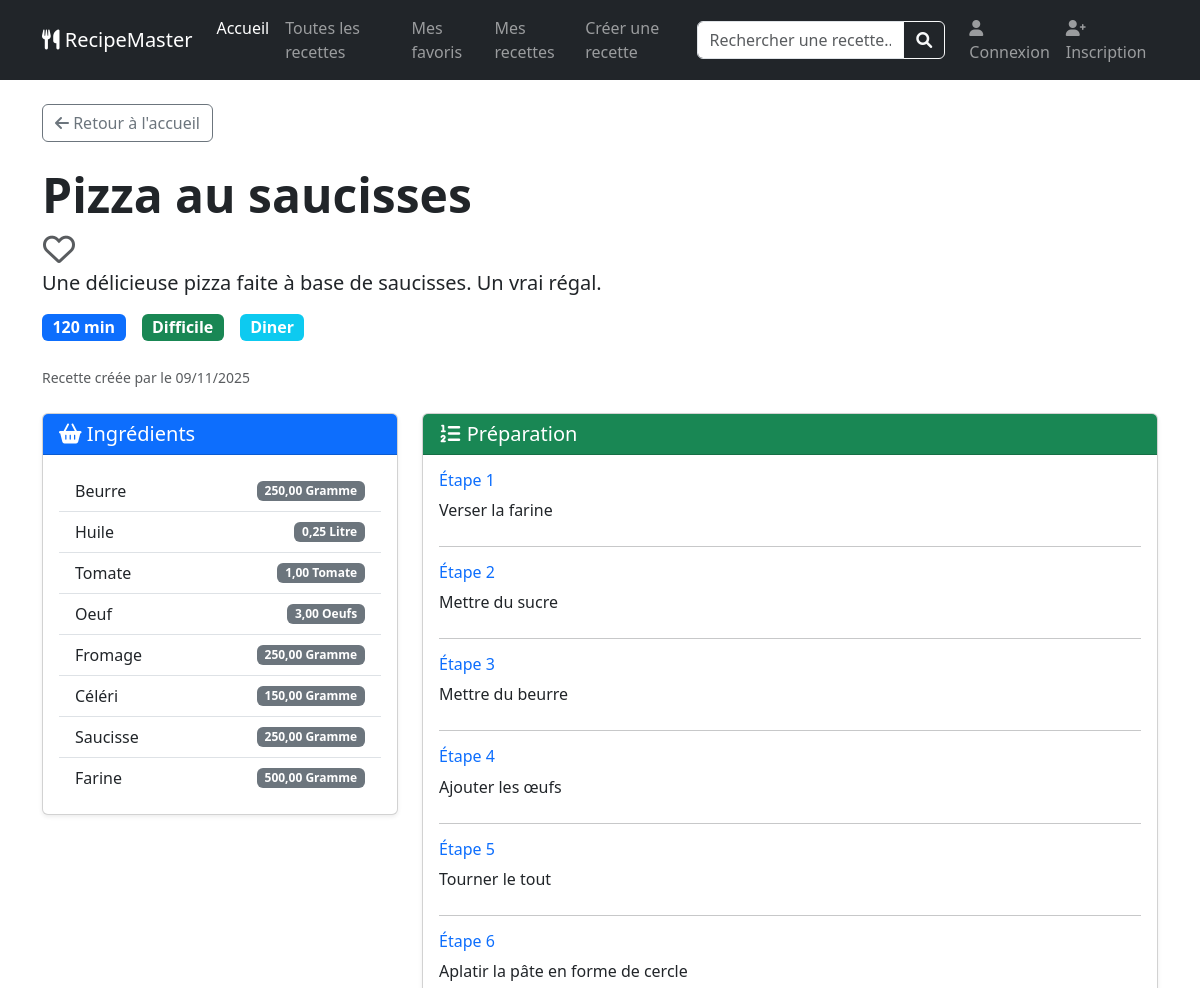
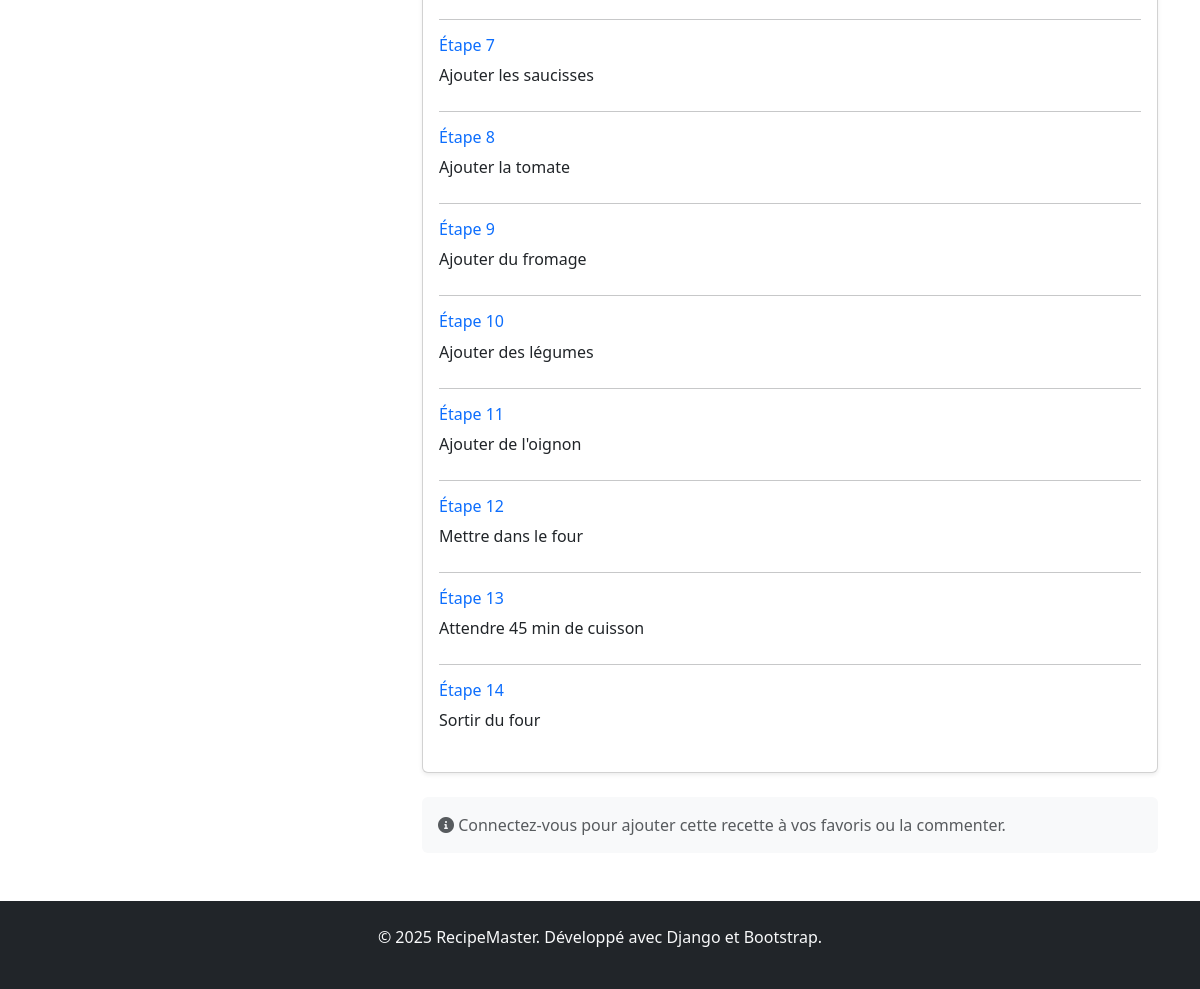
The app's page /recette/3/ with its own data (2 pictures, top to bottom).
### recipes/models.py (models this page shows, shortened)
class Recipe(models.Model):
    DIFFICULTE_CHOICES = [
        ('facile', 'Facile'),
        ('moyen', 'Moyen'),
        ('difficile', 'Difficile'),
    ]
    titre = models.CharField(
        max_length=100,
        unique=True,
        verbose_name="Titre de la recette"  # ✅ Correction orthographe
    )
    categorie = models.ForeignKey(
        Category,
        on_delete=models.SET_NULL,  # Si on supprime la catégorie, la recette garde sa catégorie vide
        null=True,
        blank=True,
        related_name='recettes',
        verbose_name='Catégorie'
    )
    description = models.TextField(  # ✅ TextField au lieu de CharField pour texte long
        max_length=1000,
        verbose_name='Description'
    )
    temps_preparation = models.PositiveIntegerField(  # ✅ Temps en minutes
        verbose_name="Temps de préparation (minutes)"
    )
    difficulte = models.CharField(
        max_length=20,
        choices=DIFFICULTE_CHOICES,
        default='moyen',
        verbose_name="Niveau de difficulté"
    )
    auteur = models.ForeignKey(
        User,
        on_delete=models.CASCADE,
        related_name='recettes',
        verbose_name='Auteur',
        null= True,
        blank= True
    )
    date_creation = models.DateTimeField(auto_now_add=True)
    date_modification = models.DateTimeField(auto_now=True)
    class Meta:
        verbose_name = 'Recette'  # ✅ Orthographe
        verbose_name_plural = 'Recettes'
        ordering = ['titre']  # ✅ Ordre par titre

class Category(models.Model):
    nom = models.CharField(
        max_length=50,
        unique=True,
        verbose_name="Nom de la catégorie"
    )
    class Meta:
        verbose_name = 'Catégorie'
        verbose_name_plural = 'Catégories'
        ordering = ['nom']

class RecipeIngredient(models.Model):
    recette = models.ForeignKey(
        Recipe,
        on_delete=models.CASCADE,
        related_name='ingredients_recette'
    )
    ingredient = models.ForeignKey(
        'ingredients.Ingredient',  # Référence à l'app ingredients
        on_delete=models.CASCADE
    )
    quantite = models.DecimalField(  #  Pour gérer 0.5, 2.5, etc.
        max_digits=6,
        decimal_places=2,
        verbose_name="Quantité"
    )
    unite = models.CharField(
        max_length=20,
        verbose_name="Unité de mesure",
        help_text="Ex: g, kg, ml, L, cuillère à soupe, pincée..."
    )
    class Meta:
        verbose_name_plural = "Ingredients de la recette"
        unique_together = ['recette', 'ingredient']  #  Évite les doublons

class RecipeStep(models.Model):  #
    recette = models.ForeignKey(
        Recipe,
        on_delete=models.CASCADE,
        related_name='etapes'
    )
    ordre = models.PositiveIntegerField(verbose_name="Ordre de l'étape")
    description = models.TextField(
        verbose_name="Description de l'étape"
    )
    class Meta:
        verbose_name = 'Étape de préparation'
        verbose_name_plural = 'Étapes de préparation'
        ordering = ['recette', 'ordre']  # ✅ Trie par recette puis ordre

### ingredients/models.py (models this page shows, shortened)
class Ingredient (models.Model):
    nom = models.CharField(
         max_length=50, unique= True, verbose_name= "Nom de l'ingrédient"
         )
    categorie = models.CharField(
        max_length=30,
        choices=[
            ('legume', 'Légume'),
            ('fruit', 'Fruit'),
            ('viande', 'Viande'),
            ('poisson', 'Poisson'),
            ('epice', 'Épice'),
            ('laitier', 'Laitier'),
            ('feculent', 'Féculent'),
        ],
        default='legume',
        verbose_name="Catégorie alimentaire"
    )
    date_creation = models.DateTimeField(auto_now_add= True)
    date_modification = models.DateTimeField(auto_now= True)
    class Meta:
        verbose_name = "Ingrédient"
        verbose_name_plural = "Ingrédients"
        ordering = ['nom'] #Trier par nom par défaut

### recipes/views.py (the view, shortened to what this page needs)
# urls.py: path('recette/<int:recipe_id>/', recipe_detail, name='recipe_detail'),
def recipe_detail(request, recipe_id):
    recipe = get_object_or_404(Recipe, id=recipe_id)
    recipe_is_favorite = False
    ingredients = recipe.ingredients_recette.all()
    etapes = recipe.etapes.all().order_by('ordre')
    context = {
        'recipe': recipe,
        'ingredients': ingredients,
        'etapes': etapes,
        'recipe_is_favorite': recipe_is_favorite,  # Nouveau contexte
    }
    return render(request, 'recipes/recipe_detail.html', context)

### recipes/templates/recipes/recipe_detail.html (shortened to what this page needs)
{% extends 'recipes/base.html' %}
{% block content %}
<div class="container mt-4">
    <a href="{% url 'home' %}" class="btn btn-outline-secondary mb-4">
        <i class="fas fa-arrow-left"></i> Retour à l'accueil
    </a>
    <div class="row">
        <div class="col-lg-8">
            <h1 class="display-5 fw-bold">{{ recipe.titre }}</h1>
            {% if user.is_authenticated %}
                {% if recipe_is_favorite %}
                <a href="{% url 'toggle_favorite' recipe.id %}"
                   class="btn btn-link text-danger p-0"
                   title="Retirer des favoris">
                    <i class="fas fa-heart fa-2x"></i>
                </a>
                {% else %}
                <a href="{% url 'toggle_favorite' recipe.id %}"
                   class="btn btn-link text-muted p-0"
                   title="Ajouter aux favoris">
                    <i class="far fa-heart fa-2x"></i>
                </a>
                {% endif %}
            {% else %}
            <a href="{% url 'login' %}"
               class="btn btn-link text-muted p-0"
               title="Connectez-vous pour ajouter aux favoris">
                <i class="far fa-heart fa-2x"></i>
            </a>
            {% endif %}
            <p class="lead">{{ recipe.description }}</p>
            <div class="d-flex gap-3 mb-4">
                <span class="badge bg-primary fs-6">{{ recipe.temps_preparation }} min</span>
                <span class="badge bg-success fs-6">{{ recipe.difficulte|title }}</span>
                <span class="badge bg-info fs-6">{{ recipe.categorie.nom }}</span>
            </div>
        </div>
    </div>
    <div class="mb-4">
        <small class="text-muted">
            Recette créée par <strong>{{ recipe.auteur.username }}</strong>
            le {{ recipe.date_creation|date:"d/m/Y" }}
        </small>
    </div>
    <div class="row">
        <div class="col-lg-4">
            <div class="card shadow-sm">
                <div class="card-header bg-primary text-white">
                    <h5 class="mb-0"><i class="fas fa-shopping-basket"></i> Ingrédients</h5>
                </div>
                <div class="card-body">
                    <ul class="list-group list-group-flush">
                        {% for ingredient in ingredients %}
                        <li class="list-group-item d-flex justify-content-between align-items-center">
                            {{ ingredient.ingredient.nom }}
                            <span class="badge bg-secondary">
                                {{ ingredient.quantite }} {{ ingredient.unite }}
                            </span>
                        </li>
                        {% empty %}
                        <li class="list-group-item text-muted">Aucun ingrédient renseigné</li>
                        {% endfor %}
                    </ul>
                </div>
            </div>
        </div>
        <div class="col-lg-8">
            <div class="card shadow-sm">
                <div class="card-header bg-success text-white">
                    <h5 class="mb-0"><i class="fas fa-list-ol"></i> Préparation</h5>
                </div>
                <div class="card-body">
                    {% for etape in etapes %}
                    <div class="mb-4">
                        <h6 class="text-primary">Étape {{ etape.ordre }}</h6>
                        <p class="mb-0">{{ etape.description }}</p>
                    </div>
                    {% if not forloop.last %}<hr>{% endif %}
                    {% empty %}
                    <p class="text-muted">Aucune étape renseignée</p>
                    {% endfor %}
                </div>
            </div>
            <div class="mt-4 p-3 bg-light rounded">
                <p class="text-muted mb-0">
                    <i class="fas fa-info-circle"></i>
                    Connectez-vous pour ajouter cette recette à vos favoris ou la commenter.
                </p>
            </div>
        </div>
    </div>
</div>
{% endblock %}

### records on screen
Recipe: titre "Pizza au saucisses", description "Une délicieuse pizza faite à base de saucisses. Un vrai régal.", temps_preparation "120", difficulte "Difficile", categorie.nom "Diner", date_creation "09/11/2025"
RecipeIngredient: ingredient.nom "Beurre", quantite "250,00", unite "Gramme"
RecipeIngredient: ingredient.nom "Huile", quantite "0,25", unite "Litre"
RecipeIngredient: ingredient.nom "Tomate", quantite "1,00", unite "Tomate"
RecipeIngredient: ingredient.nom "Oeuf", quantite "3,00", unite "Oeufs"
RecipeIngredient: ingredient.nom "Fromage", quantite "250,00", unite "Gramme"
RecipeIngredient: ingredient.nom "Céléri", quantite "150,00", unite "Gramme"
RecipeIngredient: ingredient.nom "Saucisse", quantite "250,00", unite "Gramme"
RecipeIngredient: ingredient.nom "Farine", quantite "500,00", unite "Gramme"
RecipeStep: ordre "1", description "Verser la farine"
RecipeStep: ordre "2", description "Mettre du sucre"
RecipeStep: ordre "3", description "Mettre du beurre"
RecipeStep: ordre "4", description "Ajouter les œufs"
RecipeStep: ordre "5", description "Tourner le tout"
RecipeStep: ordre "6", description "Aplatir la pâte en forme de cercle"
RecipeStep: ordre "7", description "Ajouter les saucisses"
RecipeStep: ordre "8", description "Ajouter la tomate"
RecipeStep: ordre "9", description "Ajouter du fromage"
RecipeStep: ordre "10", description "Ajouter des légumes"
RecipeStep: ordre "11", description "Ajouter de l'oignon"
RecipeStep: ordre "12", description "Mettre dans le four"
RecipeStep: ordre "13", description "Attendre 45 min de cuisson"
RecipeStep: ordre "14", description "Sortir du four"
